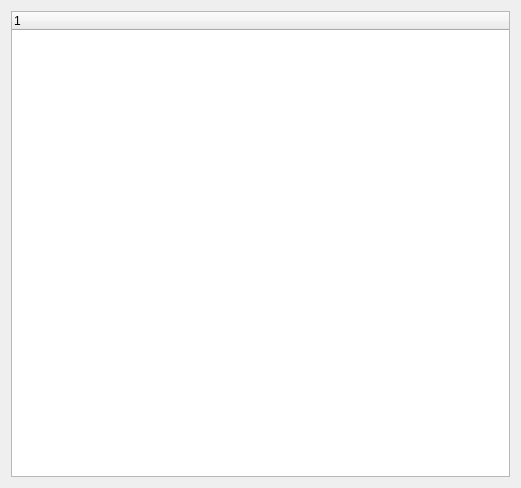
<?xml version="1.0" encoding="UTF-8"?>
<ui version="4.0">
 <class>ViewerWindow</class>
 <widget class="QDialog" name="ViewerWindow">
  <property name="geometry">
   <rect>
    <x>0</x>
    <y>0</y>
    <width>521</width>
    <height>488</height>
   </rect>
  </property>
  <property name="windowTitle">
   <string>Plugin Viewer</string>
  </property>
  <layout class="QHBoxLayout" name="horizontalLayout">
   <item>
    <widget class="QTreeWidget" name="treeWidget">
     <column>
      <property name="text">
       <string notr="true">1</string>
      </property>
     </column>
    </widget>
   </item>
  </layout>
 </widget>
 <resources/>
 <connections/>
</ui>
